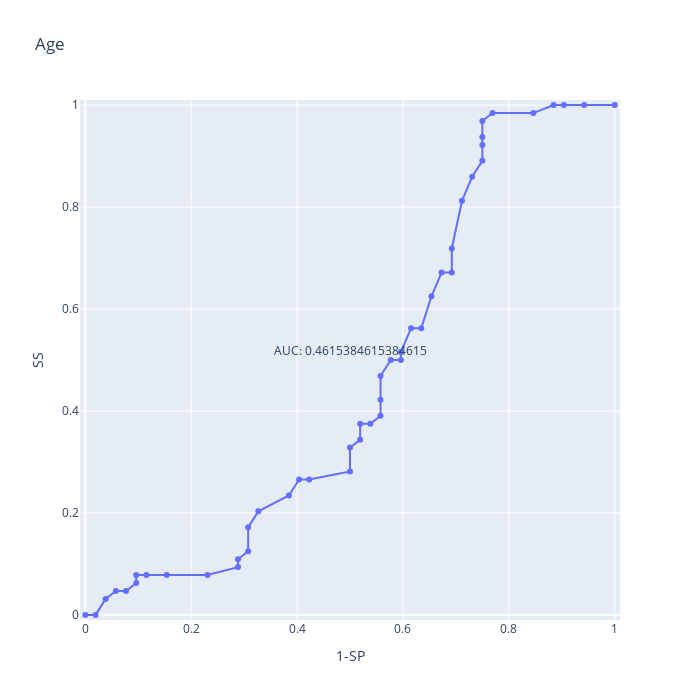
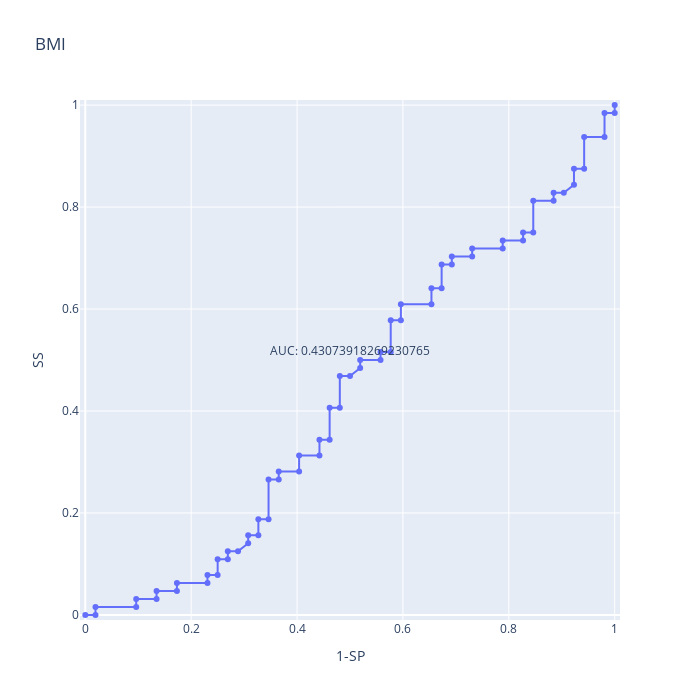
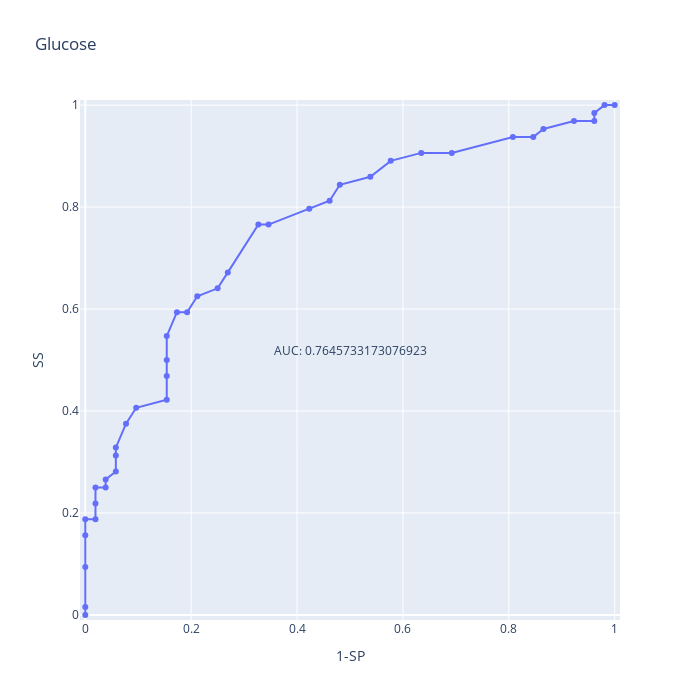
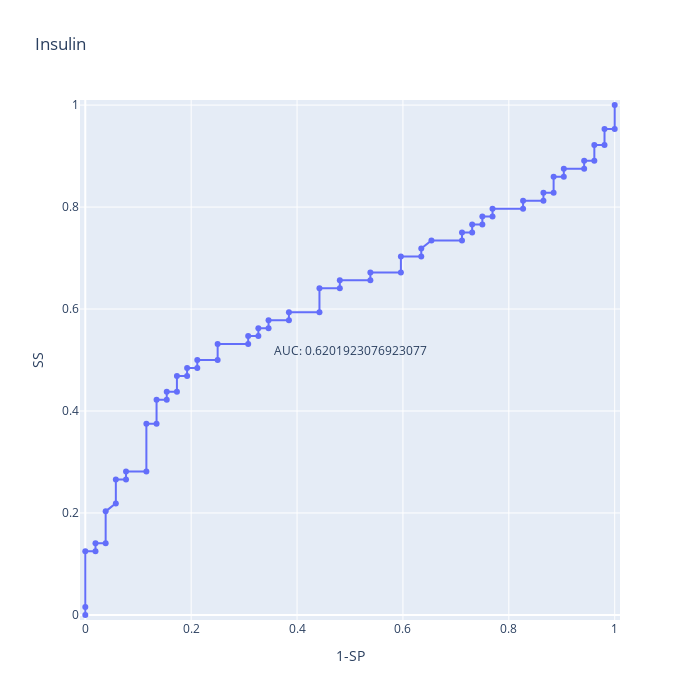

The code cell stored with these charts, in order, in its notebook:
### Code cell
ixHealthCancer=np.concatenate((ixHealthy[0],ixWithCancer[0]))
y=DataSet['Classification'].to_numpy()[ixHealthCancer]


roc_auc=np.zeros(fnames.shape)
i=0
for f in fnames:#Go along features
    fpr, tpr, _= roc_curve(y,DataSet[f].to_numpy()[ixHealthCancer],pos_label=2)
    
    figR = go.Figure()
    figR.add_scatter(x=fpr, y=tpr,mode='lines+markers')
    figR.update_layout(autosize=False,width=700,height=700,title=dict(text=f))
    figR.update_xaxes(title_text="1-SP",range=[-0.01, 1.01])
    figR.update_yaxes(title_text="SS",range=[-0.01, 1.01])
    

    roc_auc[i] = auc(fpr, tpr)#Compute area under the ROC curve
    
    figR.add_annotation(x=0.5, y=0.5,
            text="AUC: "+str(roc_auc[i]),
            showarrow=False,
            yshift=10)
    figR.show()
    i=i+1

sortIx=np.flip(np.argsort(roc_auc))#Sort using AUC
print("Sorting accourding to ROC-AUC:")
for i in sortIx:
    print(fnames[i]+"-->"+str(roc_auc[i]))
print("\n")
print("Sorting accourding to Kruskall-Wallis:")

for f in Hs:
    print(f[0]+"-->"+str(f[1]))
